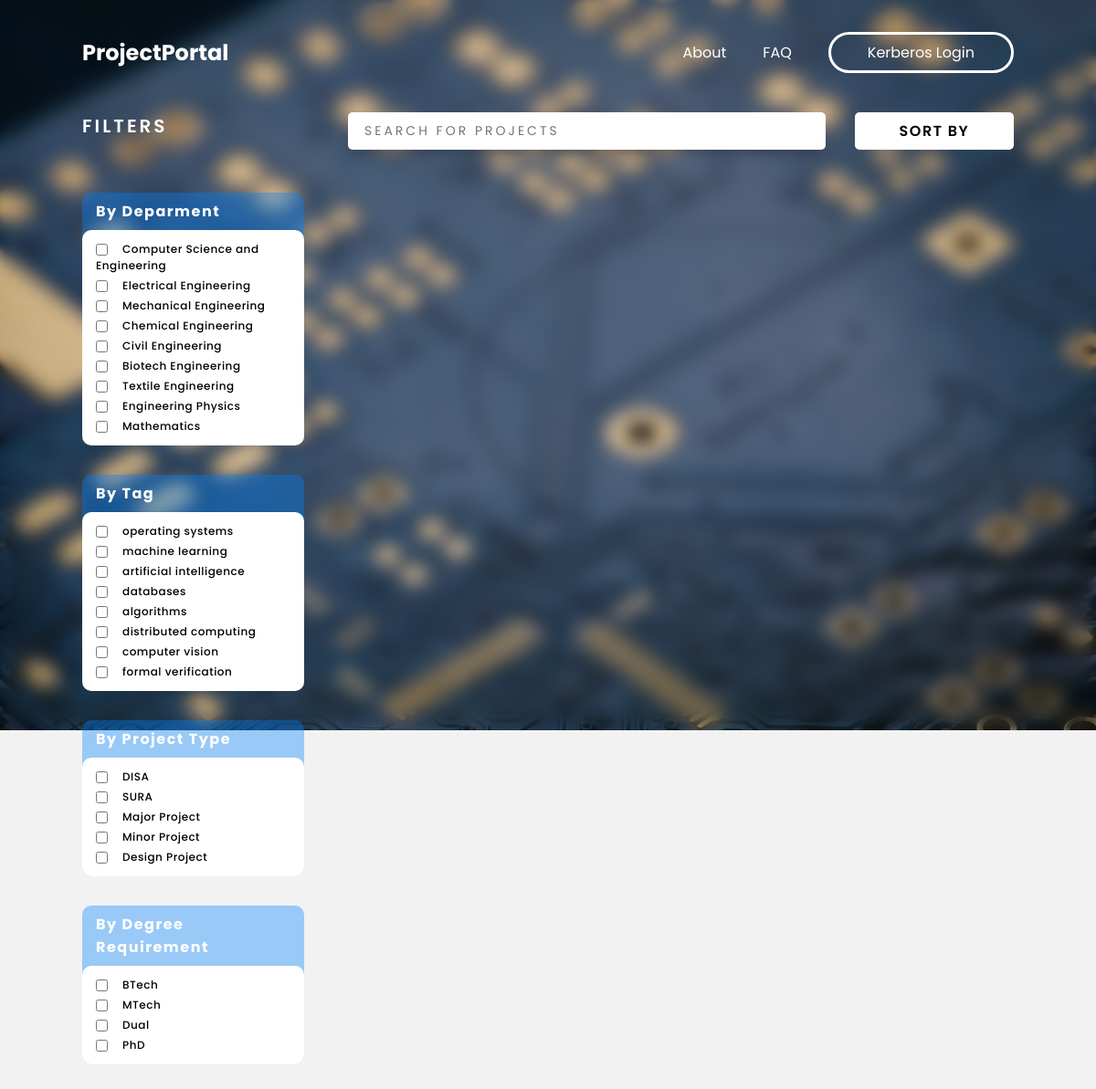
The page /projects/find_projects/ on the database as committed earlier.
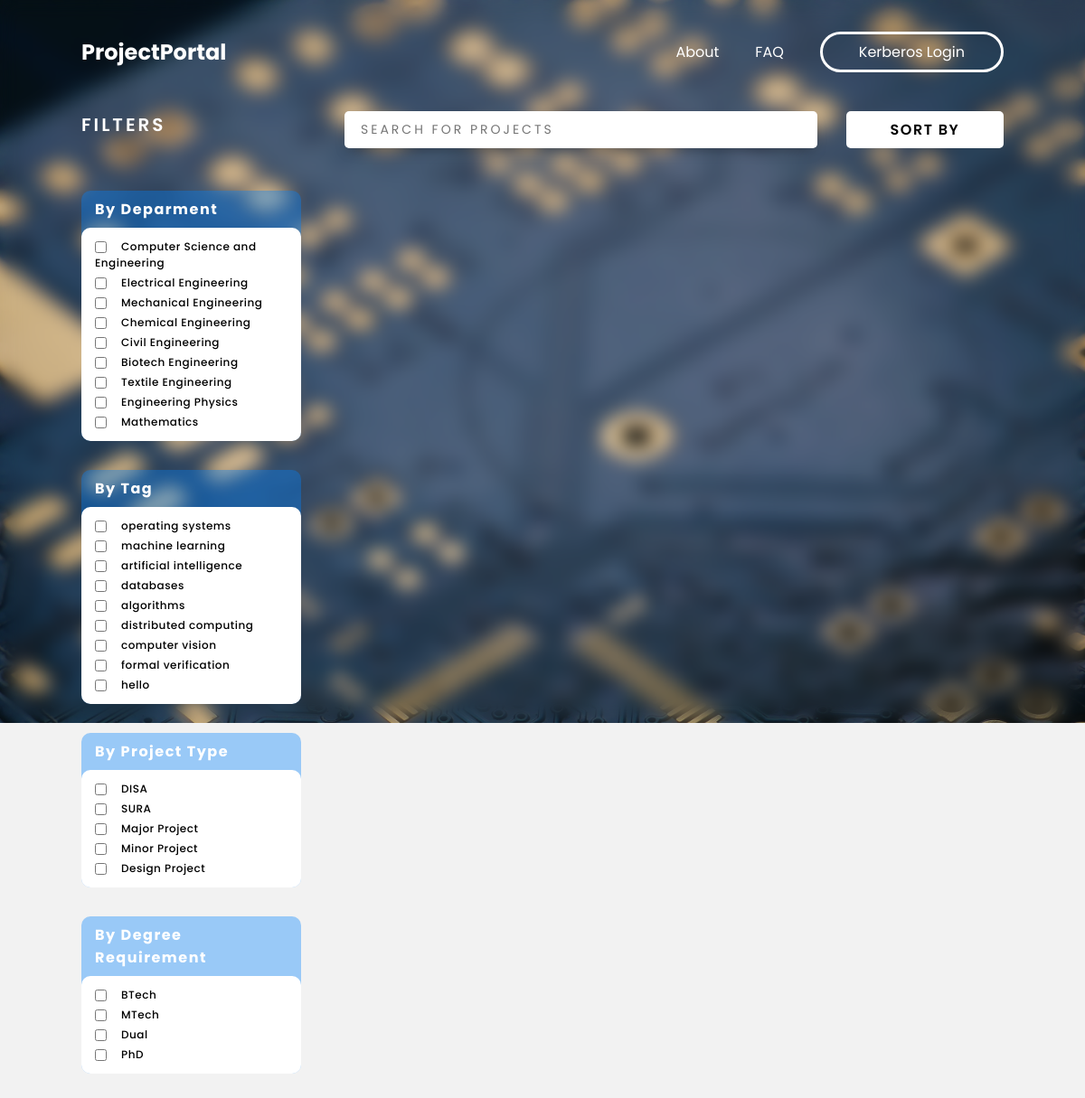
The same page on the database as committed later.
### portal/models.py (models this page shows, shortened)
class Interests(models.Model):
    research_field = models.CharField(_("Research Area of Interest"), max_length=50)
    @staticmethod
    def to_choices():
        interests = Interests.objects.all()
        return [(intr.research_field, intr.research_field) for intr in interests]

### portal/views.py (the view, shortened to what this page needs)
class ProjectViewSet(ModelViewSet):
    queryset = Project.objects.all()
    serializer_class = ProjectSerializer
    filter_backends = [filters.DjangoFilterBackend]
    filterset_class = ProjectFilter
    @action(detail=False)
    def find_projects(self,request):
        return render(request, template_name="search-projects.html", context={'depts': Departments.choices, 'degrees': Degree.choices, 'types': ProjectType.choices, 'tags': Interests.to_choices()})

### templates/search-projects.html (shortened to what this page needs)
{% extends 'bg-base.html' %}
{% load static %}
{% block style %}
<link rel="stylesheet" href="{% static 'portal/css/search.css' %}">
<link rel="stylesheet" href="{% static 'portal/css/dashboard.css' %}">
{% endblock %}
{% block content %}
<div class="search-grid">
    <div class="col1">
        <h2 class="page-heading wide-text bold">Filters</h2>
        <div class="filter-container">
            <h4 class="filter-header">By Deparment</h4>
            <div class="filter-main">
                {% for dept in depts %}
                <label for="{{dept.0}}"><input type="checkbox" name="{{dept.0}}" id="{{dept.0}}" onchange="applyFilter('dept')">{{dept.1}}</label>
                {% endfor %}
            </div>
        </div>
        <div class="filter-container">
            <h4 class="filter-header">By Tag</h4>
            <div class="filter-main">
                {% for tag in tags %}
                <label for="{{tag.0}}"><input type="checkbox" name="{{tag.0}}" id="{{tag.0}}" onchange="applyFilter('tag')">{{tag.1}}</label>
                {% endfor %}
            </div>
        </div>
        <div class="filter-container">
            <h4 class="filter-header">By Project Type</h4>
            <div class="filter-main">
                {% for t in types %}
                <label for="{{t.0}}"><input type="checkbox" name="{{t.0}}" id="{{t.0}}" onchange="applyFilter('type')">{{t.1}}</label>
                {% endfor %}
            </div>
        </div>
        <div class="filter-container">
            <h4 class="filter-header">By Degree Requirement</h4>
            <div class="filter-main">
                {% for d in degrees %}
                <label for="{{d.0}}"><input type="checkbox" name="{{d.0}}" id="{{d.0}}" onchange="applyFilter('degree')">{{d.1}}</label>
                {% endfor %}
            </div>
        </div>
    </div>
    <div class="col2">
        <div class="row">
            <input type="text" name="search" id="projSearch" onkeyup="searchProjects()" placeholder="SEARCH FOR PROJECTS">
            <button class="bold" id="filterBtn" type="button">Sort By</button>
        </div>
    </div>
</div>
{% endblock %}

Rows that differ between the two databases and show on the page:
added Interests: research_field "hello"
